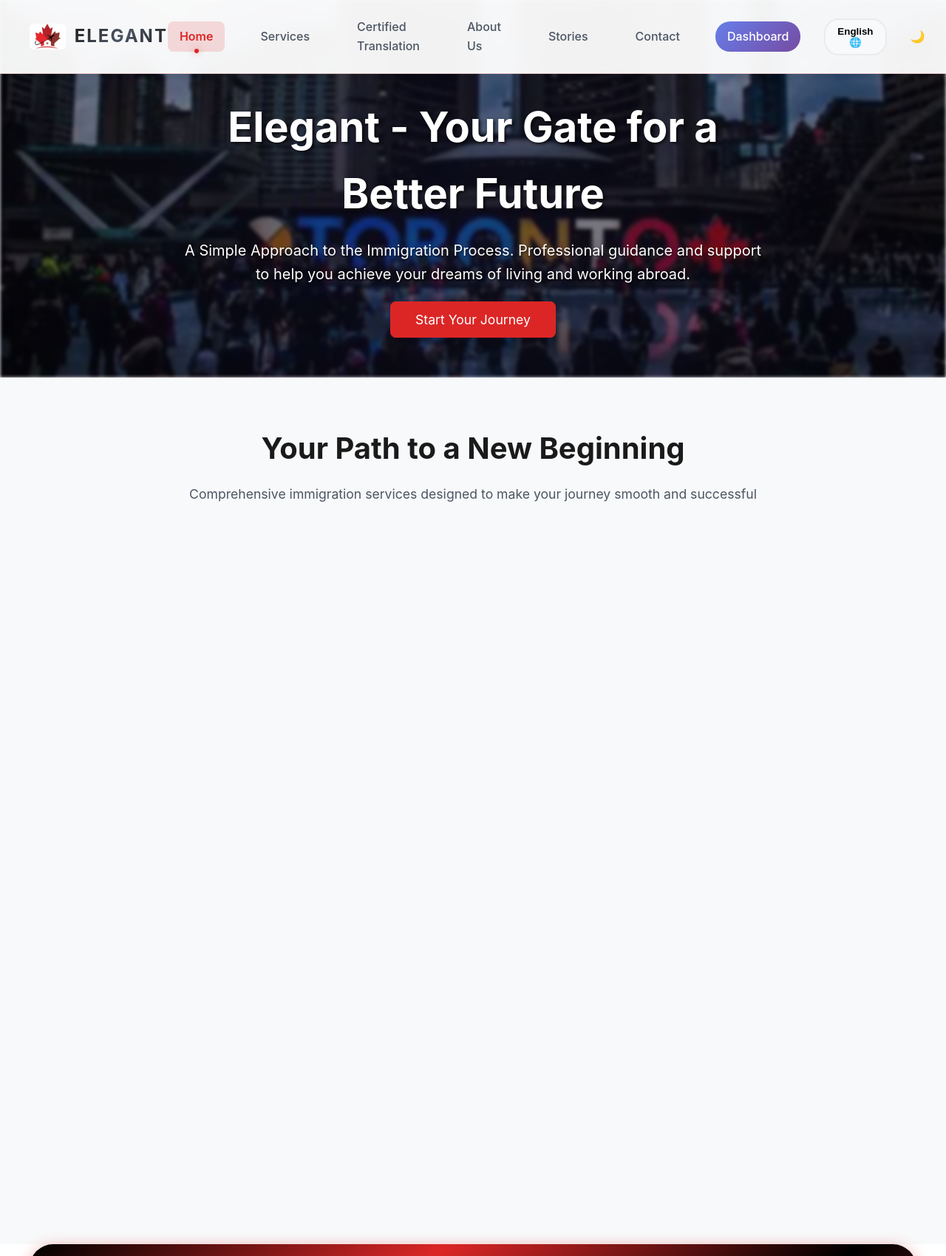
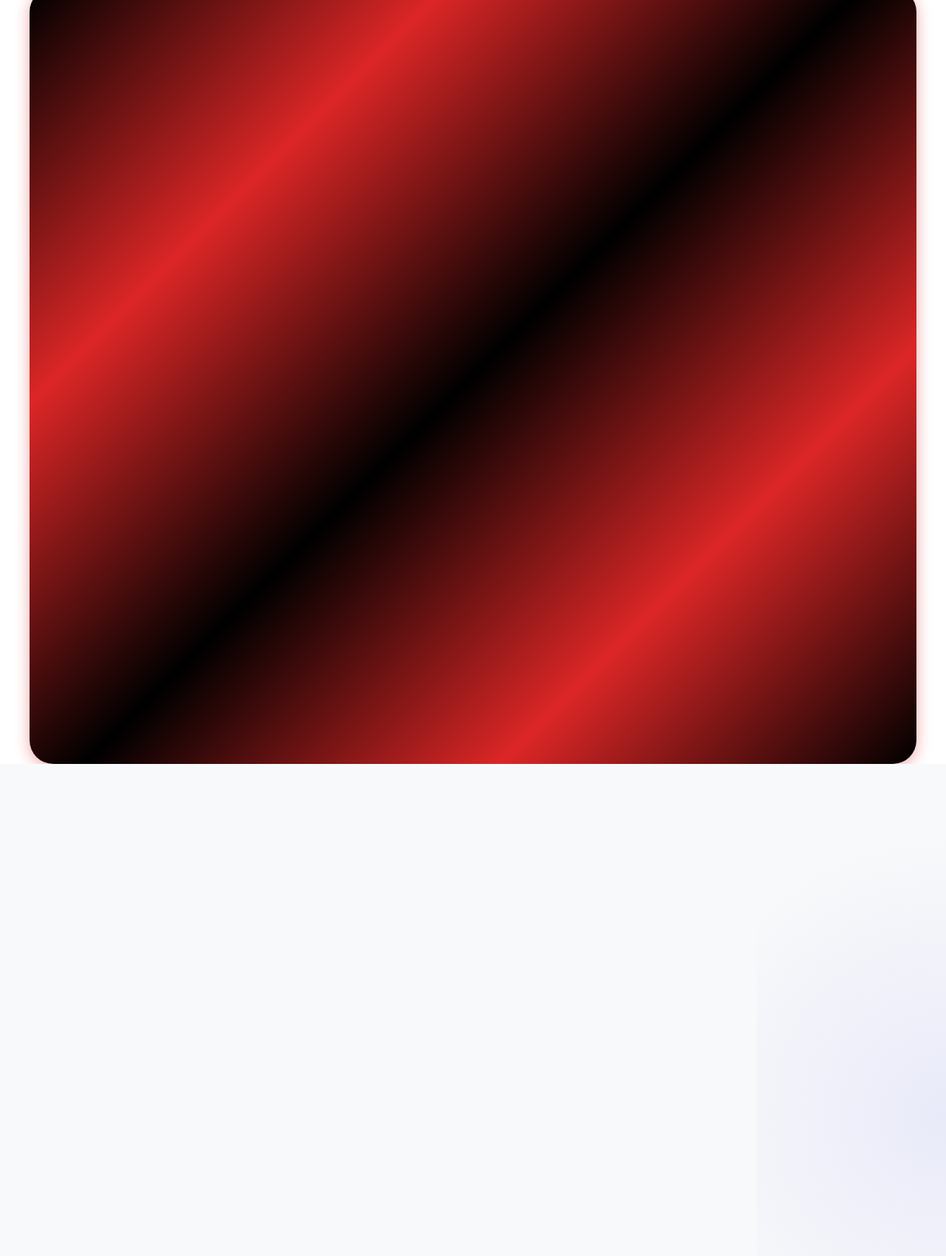
The page / (upper part) on the database its author committed (2 pictures, top to bottom).
### tables this page shows
CREATE TABLE page_sections (
            id INTEGER PRIMARY KEY AUTOINCREMENT,
            page_name TEXT NOT NULL,
            section_key TEXT NOT NULL,
            title_en TEXT,
            title_ar TEXT,
            content_en TEXT,
            content_ar TEXT,
            image_url TEXT,
            order_index INTEGER DEFAULT 0,
            is_active BOOLEAN DEFAULT 1,
            updated_at TIMESTAMP DEFAULT CURRENT_TIMESTAMP,
            UNIQUE(page_name, section_key)
        );

### app.py (the view)
@app.route('/')
def index():
    conn = get_db_connection()
    stories = conn.execute('SELECT * FROM stories ORDER BY created_at DESC').fetchall()
    sections = conn.execute('''
        SELECT * FROM page_sections
        WHERE page_name = 'index'
        ORDER BY order_index ASC
    ''').fetchall()
    conn.close()
    current_lang = get_language()
    return render_template('index.html', stories=stories, sections=sections, current_lang=current_lang, languages=SUPPORTED_LANGUAGES)

### app.py (called while the page is built)
def get_language():
    return session.get('language', 'en')

def get_db_connection():
    conn = sqlite3.connect('website_content.db')
    conn.row_factory = sqlite3.Row
    return conn

### templates/index.html (shortened to what this page needs)
<!DOCTYPE html>
<html lang="en">
<head>
    <link href="{{ url_for('static', filename='tooplate-cloud-sync-style.css') }}" rel="stylesheet">
</head>
<body>
    <div class="floating-shapes">
    </div>
    <nav>
        <div class="nav-container">
            <div class="logo">
                <img src="{{ url_for('static', filename='images/logo.jpg') }}" alt="Elegant Logo" class="logo-img">
                <span style="font-weight: 700; letter-spacing: 2px;">ELEGANT</span>
            </div>
            <div class="nav-links">
                {% set nav_home = sections|selectattr('section_key', 'equalto', 'nav_home')|first %}
                {% set nav_services = sections|selectattr('section_key', 'equalto', 'nav_services')|first %}
                {% set nav_about = sections|selectattr('section_key', 'equalto', 'nav_about')|first %}
                {% set nav_stories = sections|selectattr('section_key', 'equalto', 'nav_stories')|first %}
                {% set nav_contact = sections|selectattr('section_key', 'equalto', 'nav_contact')|first %}
                {% set nav_dashboard = sections|selectattr('section_key', 'equalto', 'nav_dashboard')|first %}
                <a href="/">
                    {% if current_lang == 'ar' %}
                        {{ nav_home.title_ar if nav_home and nav_home.title_ar else nav_home.title_en if nav_home else 'الرئيسية' }}
                    {% else %}
                        {{ nav_home.title_en if nav_home and nav_home.title_en else nav_home.title_ar if nav_home else 'Home' }}
                    {% endif %}
                </a>
                <a href="{{ url_for('services') }}">
                    {% if current_lang == 'ar' %}
                        {{ nav_services.title_ar if nav_services and nav_services.title_ar else nav_services.title_en if nav_services else 'الخدمات' }}
                    {% else %}
                        {{ nav_services.title_en if nav_services and nav_services.title_en else nav_services.title_ar if nav_services else 'Services' }}
                    {% endif %}
                </a>
                <a href="{{ url_for('certified_translation') }}">
                    {% if current_lang == 'ar' %}
                        خدمات الترجمة المعتمدة
                    {% else %}
                        Certified Translation
                    {% endif %}
                </a>
                <a href="{{ url_for('about') }}">
                    {% if current_lang == 'ar' %}
                        {{ nav_about.title_ar if nav_about and nav_about.title_ar else nav_about.title_en if nav_about else 'من نحن' }}
                    {% else %}
                        {{ nav_about.title_en if nav_about and nav_about.title_en else nav_about.title_ar if nav_about else 'About Us' }}
                    {% endif %}
                </a>
                <a href="#about">
                    {% if current_lang == 'ar' %}
                        {{ nav_stories.title_ar if nav_stories and nav_stories.title_ar else nav_stories.title_en if nav_stories else 'القصص' }}
                    {% else %}
                        {{ nav_stories.title_en if nav_stories and nav_stories.title_en else nav_stories.title_ar if nav_stories else 'Stories' }}
                    {% endif %}
                </a>
                <a href="#contact">
                    {% if current_lang == 'ar' %}
                        {{ nav_contact.title_ar if nav_contact and nav_contact.title_ar else nav_contact.title_en if nav_contact else 'تواصل معنا' }}
                    {% else %}
                        {{ nav_contact.title_en if nav_contact and nav_contact.title_en else nav_contact.title_ar if nav_contact else 'Contact' }}
                    {% endif %}
                </a>
                <a href="{{ url_for('dashboard') }}" style="background: linear-gradient(135deg, #667eea 0%, #764ba2 100%); color: white; padding: 0.5rem 1rem; border-radius: 20px; text-decoration: none;">
                    {% if current_lang == 'ar' %}
                        {{ nav_dashboard.title_ar if nav_dashboard and nav_dashboard.title_ar else nav_dashboard.title_en if nav_dashboard else 'لوحة التحكم' }}
                    {% else %}
                        {{ nav_dashboard.title_en if nav_dashboard and nav_dashboard.title_en else nav_dashboard.title_ar if nav_dashboard else 'Dashboard' }}
                    {% endif %}
                </a>
                <div class="language-switcher" style="position: relative; display: inline-block;">
                    <button class="lang-btn" style="background: #f8f9fa; border: 2px solid #e9ecef; border-radius: 20px; padding: 0.5rem 1rem; cursor: pointer; font-weight: 600; transition: all 0.3s ease;">
                        {% if current_lang == 'ar' %}العربية{% else %}English{% endif %} 🌐
                    </button>
                </div>
                <div class="theme-toggle" id="themeToggle">
                    <div class="theme-toggle-slider">🌙</div>
                </div>
            </div>
        </div>
    </nav>
    <section class="hero">
        <div class="hero-backgrounds">
            <div class="hero-bg"></div>
        </div>
        <div class="hero-content">
            {% set hero_title = sections|selectattr('section_key', 'equalto', 'hero_title')|first %}
            {% set hero_subtitle = sections|selectattr('section_key', 'equalto', 'hero_subtitle')|first %}
            <h1>
                {% if current_lang == 'ar' %}
                    {{ hero_title.title_ar if hero_title and hero_title.title_ar else hero_title.title_en if hero_title else 'Elegant - بوابتك لمستقبل أفضل' }}
                {% else %}
                    {{ hero_title.title_en if hero_title and hero_title.title_en else hero_title.title_ar if hero_title else 'Elegant - Your Gate for a Better Future' }}
                {% endif %}
            </h1>
            <p class="hero-subtitle">
                {% if current_lang == 'ar' %}
                    {{ hero_title.content_ar if hero_title and hero_title.content_ar else hero_title.content_en if hero_title else 'نهج بسيط لعملية الهجرة. إرشاد مهني ودعم لمساعدتك في تحقيق أحلامك في العيش والعمل في الخارج.' }}
                {% else %}
                    {{ hero_title.content_en if hero_title and hero_title.content_en else hero_title.content_ar if hero_title else 'A Simple Approach to the Immigration Process. Professional guidance and support to help you achieve your dreams of living and working abroad.' }}
                {% endif %}
            </p>
            <a href="#" class="cta-button" style="font-size: 1.1rem; padding: 0.75rem 2rem;">
                {% if current_lang == 'ar' %}
                    {{ hero_subtitle.title_ar if hero_subtitle and hero_subtitle.title_ar else hero_subtitle.title_en if hero_subtitle else 'ابدأ رحلتك' }}
                {% else %}
                    {{ hero_subtitle.title_en if hero_subtitle and hero_subtitle.title_en else hero_subtitle.title_ar if hero_subtitle else 'Start Your Journey' }}
                {% endif %}
            </a>
        </div>
    </section>
    <section class="features" id="services">
        <div class="features-container">
            <div class="features-header">
                {% set services_section = sections|selectattr('section_key', 'equalto', 'services_title')|first %}
                <h2>
                    {% if current_lang == 'ar' %}
                        {{ services_section.title_ar if services_section and services_section.title_ar else services_section.title_en if services_section else 'طريقك نحو بداية جديدة' }}
                    {% else %}
                        {{ services_section.title_en if services_section and services_section.title_en else services_section.title_ar if services_section else 'Your Path to a New Beginning' }}
                    {% endif %}
                </h2>
                <p class="features-subtitle">
                    {% if current_lang == 'ar' %}
                        {{ services_section.content_ar if services_section and services_section.content_ar else services_section.content_en if services_section else 'خدمات الهجرة الشاملة المصممة لجعل رحلتك سلسة وناجحة' }}
                    {% else %}
                        {{ services_section.content_en if services_section and services_section.content_en else services_section.content_ar if services_section else 'Comprehensive immigration services designed to make your journey smooth and successful' }}
                    {% endif %}
                </p>
            </div>
        </div>
    </section>
    <section class="pricing" id="pricing">
    </section>
    <section class="about" id="about">
    </section>
</body>
</html>

### rows shown on the page
page_sections: title_en "Home"
page_sections: title_en "Services"
page_sections: title_en "About Us"
page_sections: title_en "Stories"
page_sections: title_en "Contact"
page_sections: title_en "Dashboard"
page_sections: title_en "Elegant - Your Gate for a Better Future", content_en "A Simple Approach to the Immigration Process. Professional guidance and support to help you achieve your dreams of living and working abroad."
page_sections: title_en "Start Your Journey"
page_sections: title_en "Your Path to a New Beginning", content_en "Comprehensive immigration services designed to make your journey smooth and successful"
